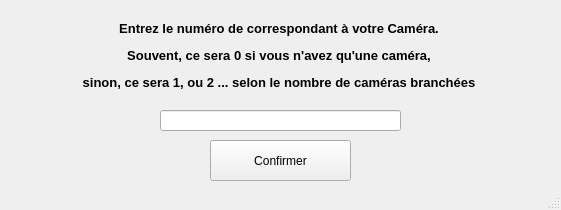
<?xml version="1.0" encoding="UTF-8"?>
<ui version="4.0">
 <class>MainWindow</class>
 <widget class="QMainWindow" name="MainWindow">
  <property name="geometry">
   <rect>
    <x>0</x>
    <y>0</y>
    <width>561</width>
    <height>210</height>
   </rect>
  </property>
  <property name="windowTitle">
   <string>MainWindow</string>
  </property>
  <widget class="QWidget" name="centralwidget">
   <widget class="QLabel" name="label">
    <property name="geometry">
     <rect>
      <x>10</x>
      <y>10</y>
      <width>538</width>
      <height>131</height>
     </rect>
    </property>
    <property name="text">
     <string>&lt;html&gt;&lt;head/&gt;&lt;body&gt;&lt;p align=&quot;center&quot;&gt;&lt;span style=&quot; font-size:10pt; font-weight:600;&quot;&gt;Entrez le numéro de correspondant à votre Caméra.&lt;/span&gt;&lt;/p&gt;&lt;p align=&quot;center&quot;&gt;&lt;span style=&quot; font-size:10pt; font-weight:600;&quot;&gt;Souvent, ce sera 0 si vous n'avez qu'une caméra,&lt;/span&gt;&lt;/p&gt;&lt;p align=&quot;center&quot;&gt;&lt;span style=&quot; font-size:10pt; font-weight:600;&quot;&gt;sinon, ce sera 1, ou 2 ... selon le nombre de caméras branchées&lt;/span&gt;&lt;/p&gt;&lt;p align=&quot;center&quot;&gt;&lt;br/&gt;&lt;/p&gt;&lt;/body&gt;&lt;/html&gt;</string>
    </property>
   </widget>
   <widget class="QLineEdit" name="lineEdit">
    <property name="geometry">
     <rect>
      <x>160</x>
      <y>110</y>
      <width>241</width>
      <height>21</height>
     </rect>
    </property>
   </widget>
   <widget class="QPushButton" name="pushButton_2">
    <property name="geometry">
     <rect>
      <x>210</x>
      <y>140</y>
      <width>141</width>
      <height>41</height>
     </rect>
    </property>
    <property name="text">
     <string>Confirmer</string>
    </property>
   </widget>
  </widget>
  <widget class="QMenuBar" name="menubar">
   <property name="geometry">
    <rect>
     <x>0</x>
     <y>0</y>
     <width>561</width>
     <height>26</height>
    </rect>
   </property>
  </widget>
  <widget class="QStatusBar" name="statusbar"/>
 </widget>
 <resources/>
 <connections/>
</ui>
